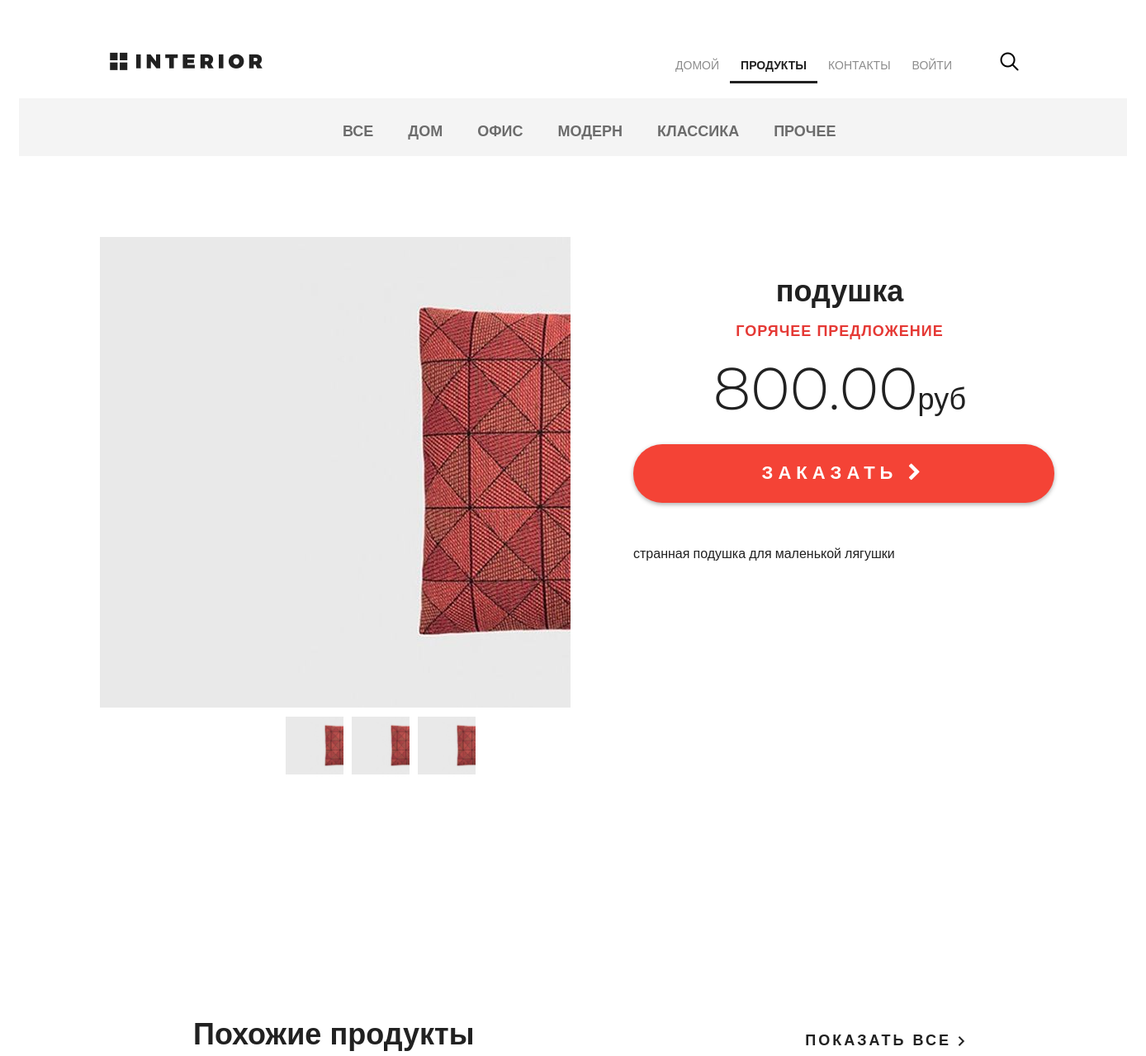
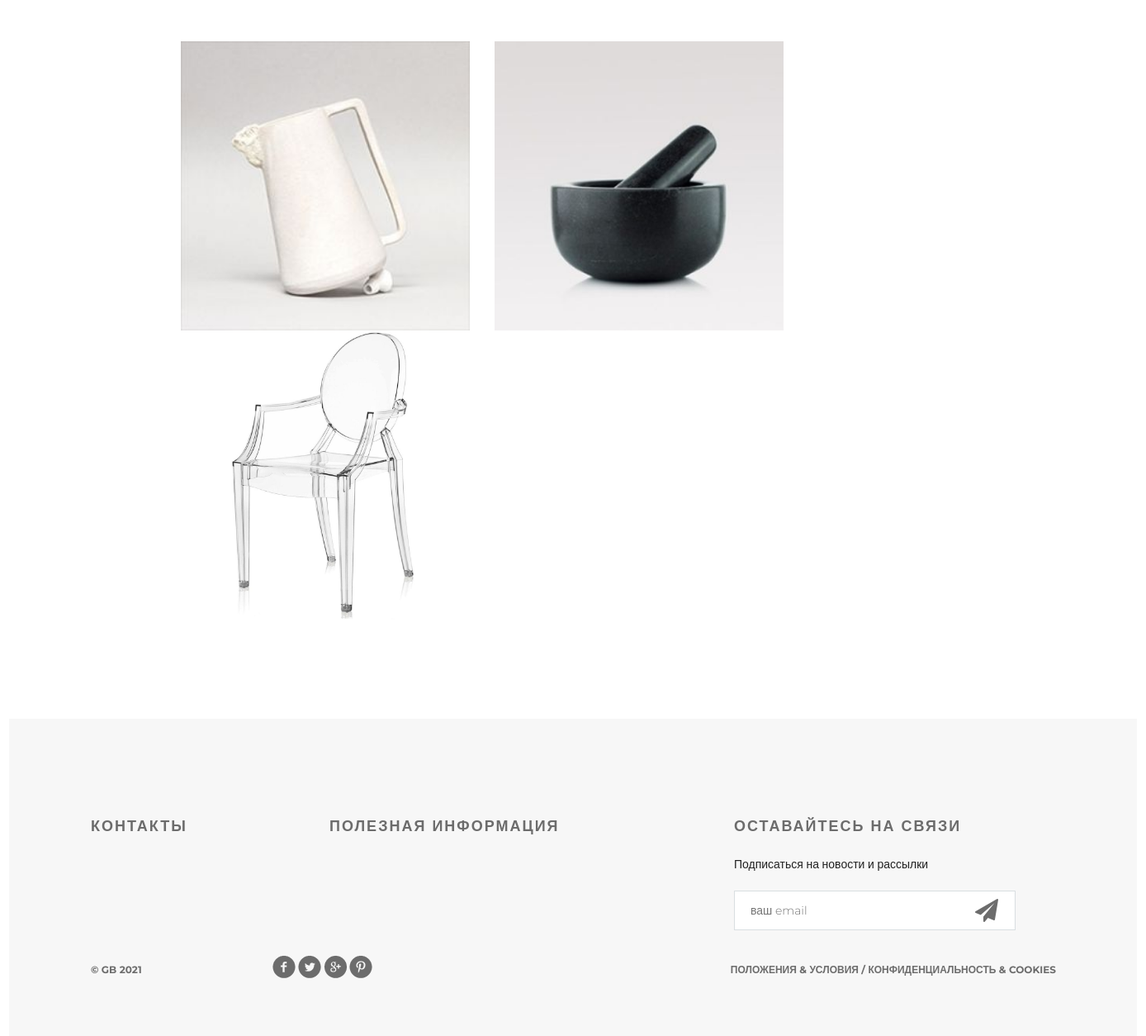
Screenshot of /products/ with the database file from the repository (2 pictures, top to bottom).
### mainapp/models.py (models this page shows, shortened)
class ProductCategory(models.Model):
    name = models.CharField(
        verbose_name='имя',
        max_length=64,
        unique=True,
    )
    description = models.TextField(
        verbose_name='описание',
        blank=True,
    )
    is_active = models.BooleanField(
        verbose_name='активна',
        default=True
    )
    created = models.DateTimeField(auto_now_add=True)
    updated = models.DateTimeField(auto_now=True)
    class Meta:
        verbose_name = 'категория'
        verbose_name_plural = 'категории'

class Product(models.Model):
    category = models.ForeignKey(
        ProductCategory,
        on_delete=models.CASCADE,
        verbose_name='категория',
    )
    name = models.CharField(
        verbose_name='название продукта',
        max_length=128,
    )
    short_desc = models.CharField(
        max_length=256,
        blank=True,
        verbose_name='краткое описание',
    )
    image = models.ImageField(
        upload_to='products_images',
        blank=True,
    )
    description = models.TextField(
        verbose_name='описание',
        blank=True,
    )
    price = models.DecimalField(
        verbose_name='цена',
        max_digits=8,
        decimal_places=2,
        default=0,
    )
    quantity = models.PositiveIntegerField(
        verbose_name='количество на складе',
        default=0,
    )
    is_active = models.BooleanField(
        verbose_name='активна',
        default=True
    )
    class Meta:
        verbose_name = 'товар'
        verbose_name_plural = 'товары'

### mainapp/views.py (the view)
# urls.py: path('products/', include('mainapp.urls', namespace='products'), name='products'),
@cache_page(3600)
def products(request, pk=None, page=1):
    title = 'продукты'
    links_menu = get_links_menu()
    hot_product = get_hot_product()
    same_products = get_same_products(hot_product)
    if pk is not None:
        if pk == 0:
            category = {'name': 'все', 'pk': pk}
            products = get_products()
        else:
            category = get_category(pk)
            products = get_products_in_category_orederd_by_price(pk)
    else:
        pk = 0
        category = ''
        products = ''
    paginator = Paginator(products, 3)
    try:
        products_paginator = paginator.page(page)
    except PageNotAnInteger:
        products_paginator = paginator.page(1)
    except EmptyPage:
        products_paginator = paginator.page(paginator.num_pages)
    context = {
        'title': title,
        'links_menu': links_menu,
        'category': category,
        'category_id': pk,
        'hot_product': hot_product,
        'related_products': same_products,
        'products': products_paginator,
    }
    return render(request, 'mainapp/products.html', context)

### adminapp/templatetags/my_tags.py (called while the page is built)
def media_folder_products(string):
    if not string:
        string = 'products_images/default.jpg'
    elif string.name.find(':') != -1:
        return string
    return f'{settings.MEDIA_URL}{string}'

### mainapp/context_processors.py (called while the page is built)
def basket(request):
   basket = []
   if request.user.is_authenticated:
       basket = Basket.objects.filter(user=request.user)
   return {
       'basket': basket,
   }

### mainapp/views.py (called while the page is built)
def get_links_menu():
    if settings.LOW_CACHE:
        key = 'links_menu'
        links_menu = cache.get(key)
        if links_menu is None:
            links_menu = ProductCategory.objects.filter(is_active=True)     # Считаем все категории из справочника ("все" сформируем в HTML)
            cache.set(key, links_menu)
        return links_menu
    else:
        return ProductCategory.objects.filter(is_active=True)       # Считаем все категории из справочника ("все" сформируем в HTML)

def get_products():
    if settings.LOW_CACHE:
        key = 'products'
        products = cache.get(key)
        if products is None:
            products = Product.objects.filter(is_active=True, category__is_active=True).select_related('category').order_by('name')
            cache.set(key, products)
        return products
    else:
        return Product.objects.filter(is_active=True, category__is_active=True).select_related('category').order_by('name')

def get_products_in_category_orederd_by_price(pk):
    if settings.LOW_CACHE:
        key = f'products_in_category_orederd_by_price_{pk}'
        products = cache.get(key)
        if products is None:
            products = Product.objects.filter(category__pk=pk, is_active=True, category__is_active=True).order_by('price')
            cache.set(key, products)
        return products
    else:
        return Product.objects.filter(category__pk=pk, is_active=True, category__is_active=True).order_by('price')

def get_hot_product():
    products = get_products()
    return random.sample(list(products), 1)[0]

def get_same_products(hot_product):
    same_products = get_products_in_category_orederd_by_price(hot_product.category_id).exclude(pk=hot_product.pk)[:3]
    return same_products

### mainapp/templates/mainapp/products.html (shortened to what this page needs)
{% extends 'geekshop/base.html' %}
{% load static %}
{% load my_tags %}
{% block content %}
{% include 'geekshop/includes/inc_main_menu.html' %}
<div class="details">
    {% include 'mainapp/includes/inc_categories_menu.html' %}
    <div class="details-products">
        <div class="details-slider">
            <div class="slider-product">
                <img src="{{ hot_product.image|media_folder_products }}" style="width: 100%">
            </div>
            <div class="slider-control">
                <div class="block">
                    <a href="#"><img src="{{ hot_product.image|media_folder_products }}" alt="" style="width: 100%">
                    </a>
                </div>
                <div class="block">
                    <a href="#"><img src="{{ hot_product.image|media_folder_products }}" alt="" style="width: 100%">
                    </a>
                </div>
                <div class="block">
                    <a href="#"><img src="{{ hot_product.image|media_folder_products }}" alt="" style="width: 100%">
                    </a>
                </div>
            </div>
        </div>
        <div class="description">
            <h3 class="big-bold">{{ hot_product.name }}</h3>
            <h3 class="red">горячее предложение</h3>
            <p class="price">{{ hot_product.price }}<span>руб</span></p>
            <a href="{% url 'basket:add' hot_product.pk %}" class="red-button">
                заказать <i class="fa fa-chevron-right" aria-hidden="true"></i>
            </a>
            <div class="description-text">
                <p>{{ hot_product.description }}</p>
            </div>
        </div>
    </div>
    <div class="featured mt-5 products_list" style="margin-top: 50px;">
        <div class="related">
            <div class="title clearfix">
                <h2>Похожие продукты</h2>
                <a class="explore" href="#">показать все <img src="/static/geekshop/img/arrow.png" alt=""></a>
            </div>
            <div class="related-products clearfix">
                {% for product_rel in related_products %}
                <div class="block">
                    <a href="{% url 'products:product' product_rel.pk %}"><img src="/media/{{ product_rel.image }}"
                                                                               style="width: -webkit-fill-available"
                                                                               alt="">
                    </a>
                </div>
                {% endfor %}
            </div>
        </div>
    </div>
</div>
{% endblock %}

### mainapp/templates/mainapp/includes/inc_categories_menu.html (shortened to what this page needs)
<div class="links clearfix">
    <ul class="links-menu">
        <li>
            <a href="{% url 'products:category' 0 %}" class="">
                Все
            </a>
        </li>
        {% for link in links_menu %}
        <li>
            <a href="{% url 'products:category' link.pk %}"
               class="">{{ link.name }}
            </a>
        </li>
        {% endfor %}
    </ul>
</div>

### geekshop/static/geekshop/style.css (style rules this page uses)
* { margin: 0; padding: 0; }
body { font-family: 'Montserrat', sans-serif; }
html, body { height: 100%; }
.clearfix:after { content: ""; display: block; clear: both; }
.featured { padding-left: 98px; padding-right: 98px; }
.explore { text-transform: uppercase; color: #212121; font-size: 18px; font-weight: 700; line-height: 24px; text-align: center; float: right; margin-top: 138px; letter-spacing: 3px; text-decoration: none; }
.big-bold { color: #212121; font-size: 36px; font-weight: 700; text-align: left; margin-bottom: 24px; line-height: 36px; }
.title { height: 152px; margin-right: 15px; }
.title h2 { float: left; margin-top: 118px; color: #212121; font-size: 36px; font-weight: 700; text-align: left; margin-left: 15px; }
.red { text-transform: uppercase; color: #e53935; font-size: 18px; font-weight: 700; text-align: left; letter-spacing: 1px; line-height: 17px; margin-bottom: 22px; }
.links { height: 70px; background-color: #f4f4f4; position: relative; padding-left: 360px; }
.links-menu { margin: 27px auto 0px; position: absolute; }
.links-menu li { float: left; list-style-type: none; padding-right: 42px; }
.links-menu li a { text-decoration: none; color: #6c6c6c; font-size: 18px; font-weight: 700; text-transform: uppercase; }
.details-products { padding-left: 98px; padding-right: 98px; margin-top: 98px; height: 651px; }
.details-slider { width: 570px; float: left; margin-right: 30px; }
.slider-product { width: 570px; height: 570px; }
.slider-control { width: 420px; height: 70px; margin: 11px auto 0px; padding-left: 150px }
.slider-control .block { height: 70px; width: 70px; position: relative; float: left; margin-right: 10px; }
.description { width: 535px; float: right; padding-left: 35px }
.description .big-bold { color: #212121; font-size: 36px; font-weight: 700; text-align: center; margin-top: 47px; margin-bottom: 0px; }
.description .red { text-transform: uppercase; color: #e53935; font-size: 18px; font-weight: 700; text-align: center; letter-spacing: 1px; line-height: 17px; margin-top: 23px; margin-bottom: 36px; }
.description .price { color: #212121; font-size: 72px; font-weight: 300; line-height: 48px; text-align: center; }
.description .price span { color: #212121; font-size: 36px; font-weight: 300; line-height: 48px; text-align: center; }
.red-button { display: block; height: 71px; width: 510px; border-radius: 35px; background-color: #f44336; text-align: center; text-transform: uppercase; text-decoration: none; color: #ffffff; font-size: 22px; font-weight: 700; line-height: 24px; box-shadow: 0px 2px 4.85px 0.15px rgba(33, 33, 33, 0.35); line-height: 70px; letter-spacing: 6px; margin-top: 31px; }
.description-text { margin-top: 50px; color: #212121; font-size: 16px; font-weight: 300; line-height: 24px; text-align: left; }
.description-text p { margin-bottom: 0.5em; }
.related { padding: 0px 98px; }
.related .title { height: 343px; margin-right: 0; }
.related .title h2 { margin-top: 245px; }
.related .title .explore { margin-top: 262px; }
.related-products { margin-bottom: 120px; }
.related-products .block a img { float: left; }
.related-products .block { float: left; margin-right: 30px; display: block; height: 350px; width: 350px; position: relative; }
.related-products .block:nth-child(3n) { margin-right: 0px; }

### rows the page displays
ProductCategory: name "ДОМ"
ProductCategory: name "ОФИС"
ProductCategory: name "МОДЕРН"
ProductCategory: name "КЛАССИКА"
ProductCategory: name "ПРОЧЕЕ"
Product: image|media_folder_products (picture), name "подушка", price "800.00", description "странная подушка для маленькой лягушки"
Product: image (picture)
Product: image (picture)
Product: image (picture)
